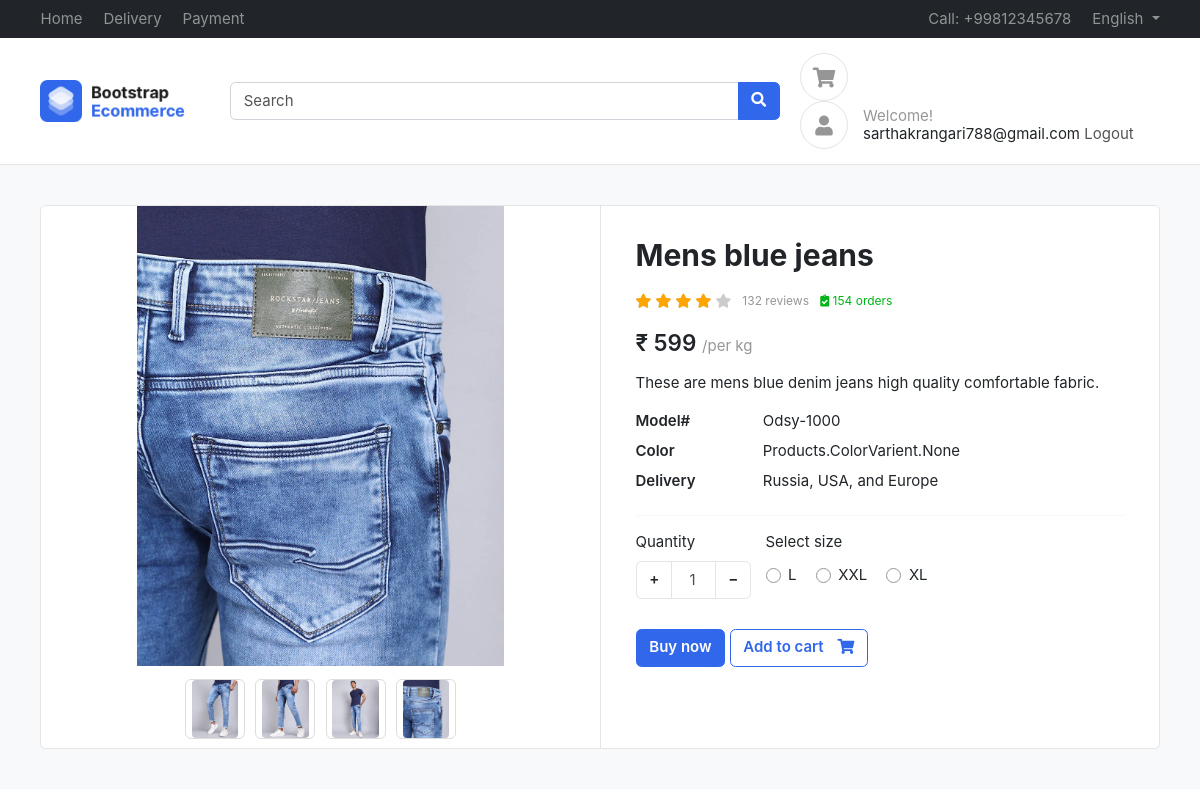
Screenshot of /products/mens-blue-jeans/ (signed in) with the database file from the repository.
### Products/models.py (models this page shows, shortened)
class Products(BaseModel):
    product_name = models.CharField(max_length=100)
    slug = models.SlugField(unique=True, null=True, blank=True)
    category = models.ForeignKey(Category, on_delete=models.CASCADE, related_name="products")
    price = models.IntegerField()
    product_description = models.TextField()
    color_varient = models.ManyToManyField(ColorVarient)
    size_varient = models.ManyToManyField(SizeVarient)

class ProductImage(BaseModel):
    products = models.ForeignKey(Products, on_delete=models.CASCADE, related_name="product_images")
    image = models.ImageField(upload_to="products")

class SizeVarient(BaseModel):
    size_varient = models.CharField(max_length=50, blank=True)
    price = models.IntegerField(default=0)

### Products/views.py (the view)
# urls.py: path('<slug>/', product_detail_view, name='product_detail'),
def product_detail_view(request, slug):
    try :
        product = Products.objects.get(slug = slug)
        context = {
            'product' : product,
        }
        if request.GET.get('size'):
            size = request.GET.get('size')
            price = product.get_product_price_by_size(size)
            context['selected_size'] = size
            context['updated_price'] = price
        return render(request, 'product/product.html', context)
    except Exception as e:
        print(e)

### templates/product/product.html (shortened to what this page needs)
{% extends 'base/base.html' %}
{% block content %}
<section class="section-content padding-y bg">
    <div class="container">
    <div class="card">
        <div class="row no-gutters">
            <aside class="col-md-6">
    <article class="gallery-wrap">
    <div class="img-big-wrap">
      <div> <a href="#"><img src="/media/{{product.product_images.first.image}}"></a></div>
    </div>
    <div class="thumbs-wrap">
      {% for image in product.product_images.all %}
      <a href="#" class="item-thumb"> <img src="/media/{{image.image}}"></a>
      {% endfor %}
    </div>
    </article>
            </aside>
            <main class="col-md-6 border-left">
    <article class="content-body">
    <h2 class="title">{{product.product_name}}</h2>
    <div class="rating-wrap my-3">
        <ul class="rating-stars">
            <li style="width:80%" class="stars-active">
                <i class="fa fa-star"></i> <i class="fa fa-star"></i>
                <i class="fa fa-star"></i> <i class="fa fa-star"></i>
            </li>
            <li>
                <i class="fa fa-star"></i> <i class="fa fa-star"></i>
                <i class="fa fa-star"></i> <i class="fa fa-star"></i>
                <i class="fa fa-star"></i>
            </li>
        </ul>
        <small class="label-rating text-muted">132 reviews</small>
        <small class="label-rating text-success"> <i class="fa fa-clipboard-check"></i> 154 orders </small>
    </div>
    <div class="mb-3">
        <var class="price h4">₹
          {% if updated_price %}
            {{updated_price}}
          {% else %}
          {{product.price}}
          {% endif %}
        </var>
        <span class="text-muted">/per kg</span>
    </div>
    <p>{{product.product_description}}</p>
    <dl class="row">
      <dt class="col-sm-3">Model#</dt>
      <dd class="col-sm-9">Odsy-1000</dd>
      <dt class="col-sm-3">Color</dt>
      <dd class="col-sm-9">{{product.color_varient}}</dd>
      <dt class="col-sm-3">Delivery</dt>
      <dd class="col-sm-9">Russia, USA, and Europe </dd>
    </dl>
    <hr>
        <div class="form-row">
            <div class="form-group col-md flex-grow-0">
                <label>Quantity</label>
                <div class="input-group mb-3 input-spinner">
                  <div class="input-group-prepend">
                    <button class="btn btn-light" type="button" id="button-plus"> + </button>
                  </div>
                  <input type="text" class="form-control" value="1">
                  <div class="input-group-append">
                    <button class="btn btn-light" type="button" id="button-minus"> − </button>
                  </div>
                </div>
            </div>
            {% if product.size_varient.count %}
            <div class="form-group col-md">
                    <label>Select size</label>
                    <div class="mt-1">
                      {% for size in product.size_varient.all %}
                        <label class="custom-control custom-radio custom-control-inline">
                          <div class="custom-control-label">{{size.size_varient}}</div>
                        </label>
                      {% endfor %}
                    </div>
            </div>
            {% endif %}
        </div>
        <a href="#" class="btn  btn-primary"> Buy now </a>
        <a href="{% url 'add_to_cart' product.uid %}?varient={{selected_size}}" class="btn  btn-outline-primary"> <span class="text">Add to cart</span> <i class="fas fa-shopping-cart"></i> </a>
    </article>
            </main>
        </div>
    </div>
    </div>
    </section>
{% endblock %}

### templates/base/base.html (shortened to what this page needs)
<!DOCTYPE HTML>
<html lang="en">
<head>
<link href="https://cdn.jsdelivr.net/npm/bootstrap@5.3.0/dist/css/bootstrap.min.css" rel="stylesheet">
<link href="/media/css/bootstrap.css" rel="stylesheet" type="text/css"/>
<link href="/media/fonts/fontawesome/css/all.min.css" type="text/css" rel="stylesheet">
<link href="/media/css/ui.css" rel="stylesheet" type="text/css"/>
<link href="/media/css/responsive.css" rel="stylesheet" />
</head>
<body>
	<header class="section-header">
		<nav class="navbar navbar-dark navbar-expand p-0 bg-dark">
		<div class="container">
			<ul class="navbar-nav d-none d-md-flex mr-auto">
				<li class="nav-item"><a class="nav-link" href="{% url 'home' %}">Home</a></li>
				<li class="nav-item"><a class="nav-link" href="#">Delivery</a></li>
				<li class="nav-item"><a class="nav-link" href="#">Payment</a></li>
			</ul>
			<ul class="navbar-nav">
				<li class="nav-item"><a href="#" class="nav-link"> Call: +99812345678 </a></li>
				<li class="nav-item dropdown">
					 <a href="#" class="nav-link dropdown-toggle" data-toggle="dropdown"> English </a>
				</li>
			</ul>
		  </div>
		</nav>
		<section class="header-main border-bottom">
			<div class="container">
		<div class="row align-items-center">
			<div class="col-lg-2 col-4">
				<div class="brand-wrap">
					<img class="logo" src="/media/images/logo.png">
				</div>
			</div>
			<div class="col-lg-6 col-sm-12">
				<form action="#" class="search">
					<div class="input-group w-100">
						<input type="text" class="form-control" placeholder="Search">
						<div class="input-group-append">
						  <button class="btn btn-primary" type="submit">
							<i class="fa fa-search"></i>
						  </button>
						</div>
					</div>
				</form>
			</div>
			<div class="col-lg-4 col-sm-6 col-8">
				<div class="widgets-wrap float-md-right">
					<div class="widget-header  mr-3">
						<a href="{% url 'cart' %}" class="icon icon-sm rounded-circle border"><i class="fa fa-shopping-cart"></i></a>
					</div>
					<div class="widget-header icontext">
						<a href="#" class="icon icon-sm rounded-circle border"><i class="fa fa-user"></i></a>
						<div class="text">
							<span class="text-muted">Welcome!</span>
							{% if not request.user.is_authenticated %}
							<div>
								<a href="{% url 'login' %}">Sign in</a> |
								<a href="{% url 'register' %}"> Register</a>
							</div>
							{% else %}
							<div>
								{{request.user.username}}
								<a href="{% url 'logout' %}">Logout</a>
							</div>
							{% endif %}
						</div>
					</div>
				</div>
			</div>
		</div>
			</div>
		</section>
		</header>
		{% block content %}
		{% endblock %}
</body>
</html>

### public/static/css/ui.css (style rules this page uses)
html { font-family: 'Inter', sans-serif; font-size: 15px; }
.content-body { flex: 1 1 auto; padding: 2rem 2.3rem; }
.icon-xs, .icon-sm, .icon-md, .icon-lg { display: inline-block; text-align: center; flex-shrink: 0; flex-grow: 0; }
.icon-sm { width: 48px; height: 48px; line-height: 48px; font-size: 20px; }
.padding-y { padding-top: 40px; padding-bottom: 40px; }
var { font-style: normal; }
article:after, .form-group:after { display: block; clear: both; content: ""; }
.bg { background-color: #f8f9fa; }
.card .title { color: #212529; }
.header-main { position: relative; padding-top: 1rem; padding-bottom: 1rem; }
.brand-wrap .logo, .navbar-brand .logo { margin-right: 7px; max-height: 42px; display: inline-block; }
.widget-header { display: inline-block; vertical-align: middle; position: relative; }
.widget-header a { color: #545454; }
.widget-header i { color: #969696; }
.btn-light { background-color: #fff; border-color: #e4e4e4; }
.btn .text + i { margin-left: 10px; }
dl[class="row"] { margin-bottom: 0; }
.icontext { display: inline-flex; align-items: center; vertical-align: middle; }
.icontext .text { width: 100%; line-height: 1.2; color: #212529; }
.icontext .icon { position: relative; margin-right: 15px; flex-shrink: 0; flex-grow: 0; }
.price { font-weight: 600; color: #212529; }
.label-rating { margin-left: 7px; display: inline-block; vertical-align: middle; }
.rating-stars { display: inline-block; vertical-align: middle; list-style: none; margin: 0; padding: 0; position: relative; white-space: nowrap; clear: both; }
.rating-stars i { font-size: 14px; color: #ccc; display: inline; }
.rating-stars li { display: block; text-overflow: clip; white-space: nowrap; z-index: 1; }
.rating-stars li.stars-active { z-index: 2; position: absolute; top: 0; left: 0; overflow: hidden; }
.rating-stars li.stars-active i { color: orange; }
.input-spinner { width: 120px; flex-wrap: nowrap; display: inline-flex; }
.input-spinner input.form-control { text-align: center; max-width: 46px; flex-basis: 46px; border-color: #e4e4e4; flex-grow: 0; }
.input-spinner .btn { width: 36px; text-align: center; }
.gallery-wrap .img-big-wrap { margin-bottom: 10px; border-radius: 0.37rem; overflow: hidden; background-color: #fff; }
.gallery-wrap .img-big-wrap a { text-align: center; display: block; }
.gallery-wrap .img-big-wrap img { height: 460px; width: auto; display: inline-block; cursor: zoom-in; }
.gallery-wrap .thumbs-wrap { text-align: center; }
.gallery-wrap .thumbs-wrap .item-thumb { width: 60px; height: 60px; border: 1px solid #ddd; border-radius: 6px; margin: 3px; display: inline-block; overflow: hidden; }
.gallery-wrap .thumbs-wrap img { max-width: 100%; max-height: 100%; object-fit: cover; border-radius: 4px; cursor: zoom-in; }

### rows the page displays
Products: product_images.first.image (picture), product_name "Mens blue jeans", price "599", product_description "These are mens blue denim jeans high quality comfortable fabric.", color_varient "Products.ColorVarient.None"
ProductImage: image (picture)
ProductImage: image (picture)
ProductImage: image (picture)
ProductImage: image (picture)
SizeVarient: size_varient "L"
SizeVarient: size_varient "XXL"
SizeVarient: size_varient "XL"

### other values shown
{{ request.user.username }} "sarthakrangari788@gmail.com"
